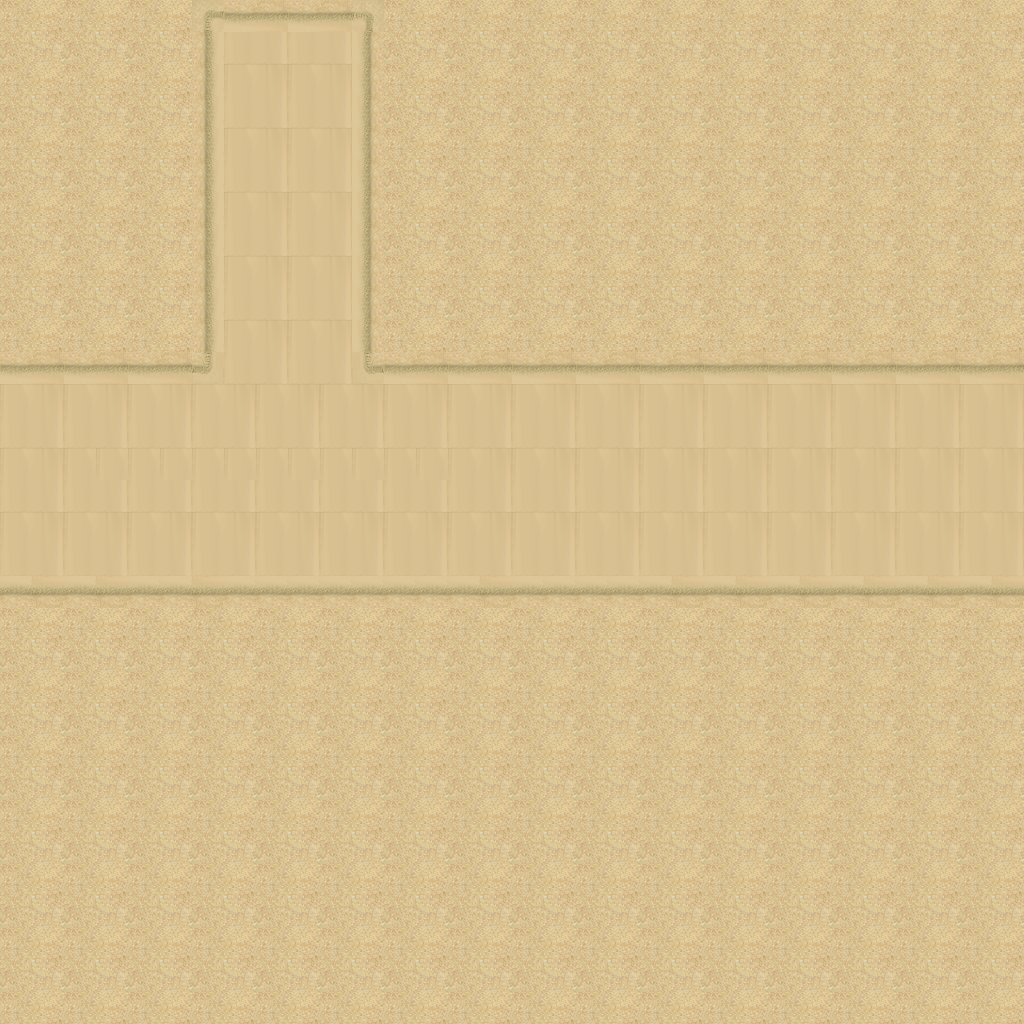

Rendered tile map (Tiled .tmx) drawn with the repository's tilesets; below, a short description and the map source with its tile grids summarised:
An orthogonal 32x32 tile map with 32x32 px tiles, 1 tile layer (Tilelaag 1).

<map version="1.0" orientation="orthogonal" renderorder="right-down" width="32" height="32" tilewidth="32" tileheight="32" nextobjectid="1">
 <tileset firstgid="1" name="desert_2" tilewidth="32" tileheight="32" spacing="1" tilecount="48">
  <image source="../Images/map/desert_2.png" width="263" height="197" />
 </tileset>
 <layer name="Tilelaag 1" width="32" height="32">
  <data>[1024 cells, 1024 non-empty, 18 distinct tile ids]</data>
 </layer>
</map>
